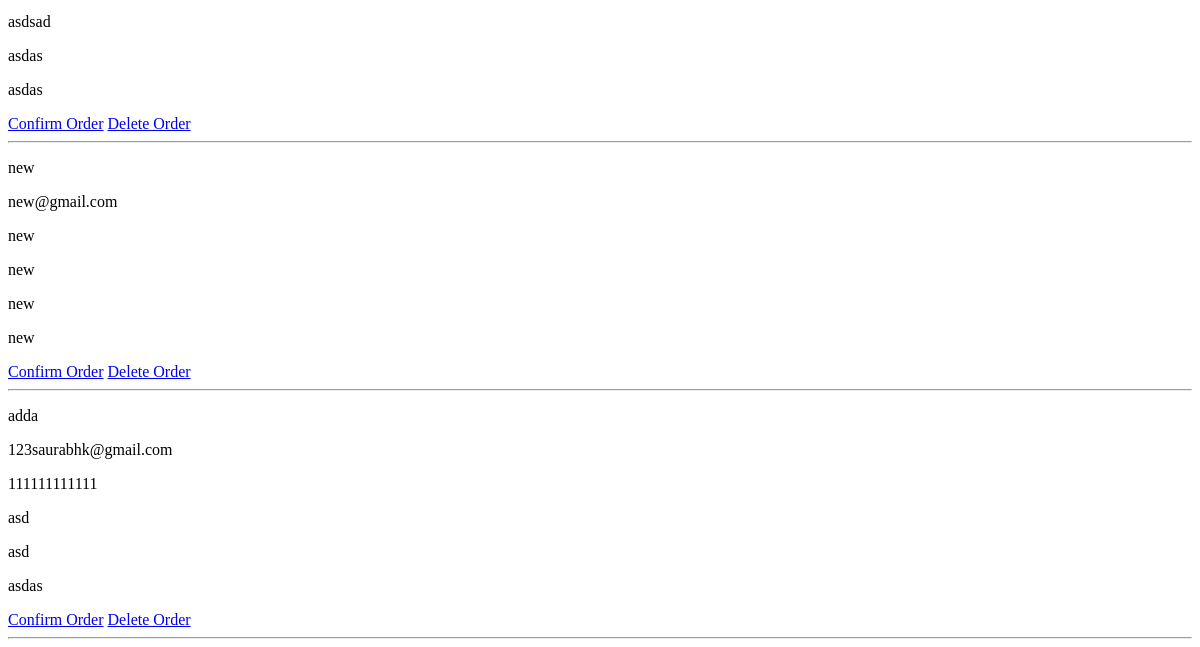
/kitchen/ (lower part), run on an earlier commit of the app's database.
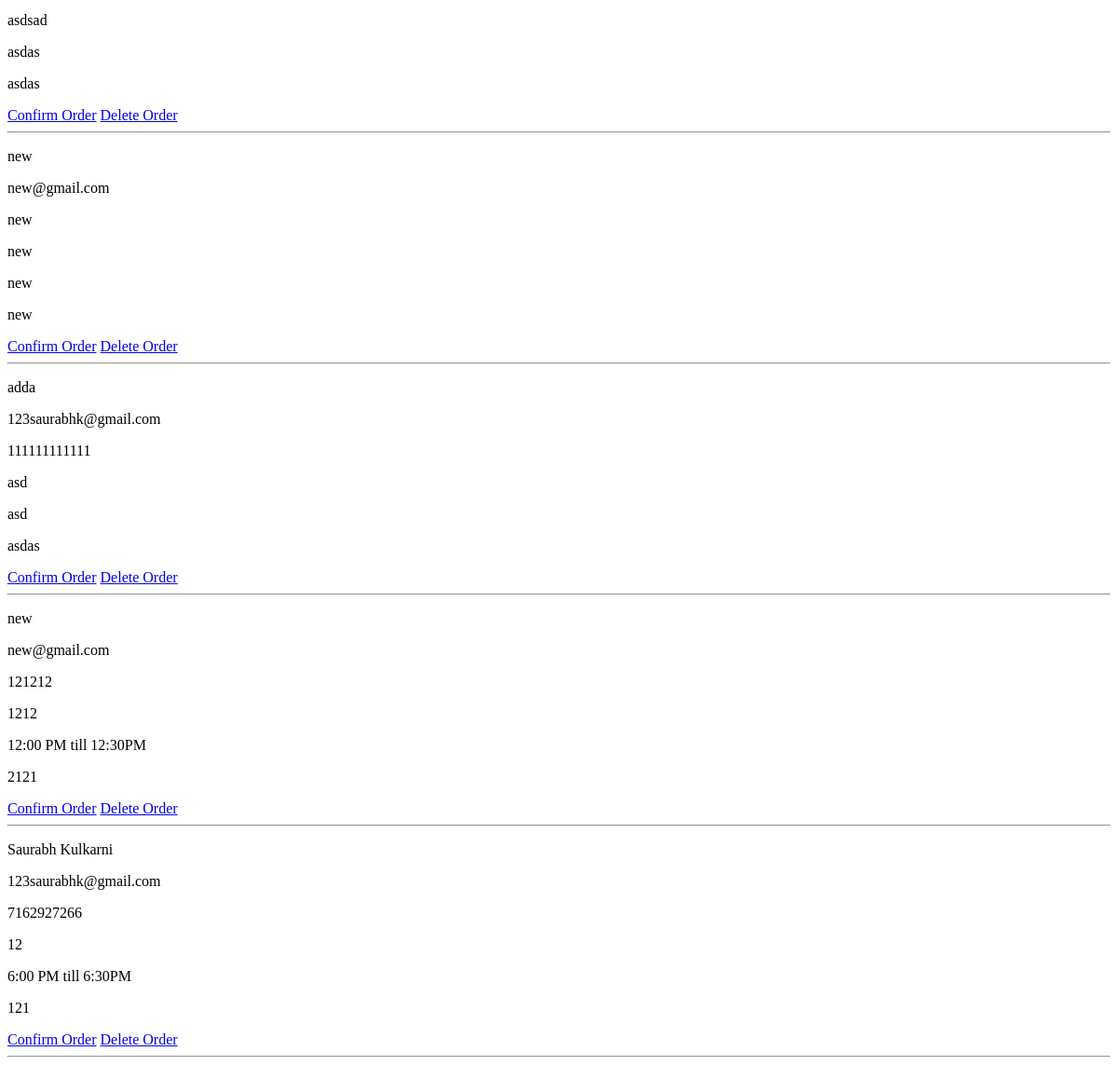
And on a later commit of the database.
### tasks/models.py (models this page shows)
class Task(models.Model):
	your_name = models.CharField(max_length=1000)
	email     = models.EmailField(default='forgot to enter email')
	phone_number = models.CharField(max_length=12,default='forgot to enter phonr number')
	order_size = models.CharField(default='forgot to enter order size',max_length=1000)
	time_choice = (
    	('Please Select Time Slot','Please Select Time Slot'),
    	('12:00 PM','12:00 PM'),
    	('12:30 PM','12:30 PM'),
    	('1:00 PM','1:00 PM'),
    	('1:30 PM','1:30 PM'),
    	('2:00 PM','2:00 PM'),
    	('2:30 PM','2:30 PM'),
    	('3:00 PM','3:00 PM'),
    	('3:30 PM','3:30 PM'),
    	('4:00 PM','4:00 PM'),
    	('4:30 PM','4:30 PM'),
    	('5:00 PM','5:00 PM'),
    	('5:30 PM','5:30 PM'),
    	('6:00 PM','6:00 PM'),
    	('6:30 PM','6:30 PM'),
    	('7:00 PM','7:00 PM'),)
	delivery_time = models.CharField(default='take your time',max_length=1000,choices=time_choice)
	Dietary_Restrictions = models.CharField(max_length=1000,default='As per menu')
	Delivery_Address = models.CharField(default='Not Necessary',max_length=100000)
	created = models.DateTimeField(auto_now_add=True)

### tasks/views.py (the view)
# urls.py: path('kitchen/',views.index, name='kitchen'),
def index(request):
	tasks = Task.objects.all()
	context = {'tasks': tasks}
	return render(request,'tasks/list.html',context)

### tasks/templates/tasks/list.html (shortened to what this page needs)
{% for task in tasks %}
	<div>
		<p>{{ task.your_name }}</p>
		<p>{{ task.email }}</p>
		<p> {{ task.phone_number }}</p>
		<p>{{ task.order_size }}</p>
		<p>{{ task.delivery_time }}</p>
		<p>{{ task.Dietary_Restrictions }}</p>
	</div>
    	<a href = "{% url 'confirm' task.id %}">Confirm Order</a>
		<a href = "{% url 'delete' task.id %}">Delete Order</a>
	<hr>
{% endfor %}

What changed in the data, as far as the page shows it:
added Task: your_name "new", email "new@gmail.com", phone_number "121212", order_size "1212", delivery_time "12:00 PM till 12:30PM", Dietary_Restrictions "2121"
added Task: your_name "Saurabh Kulkarni", email "123saurabhk@gmail.com", phone_number "7162927266", order_size "12", delivery_time "6:00 PM till 6:30PM", Dietary_Restrictions "121"
